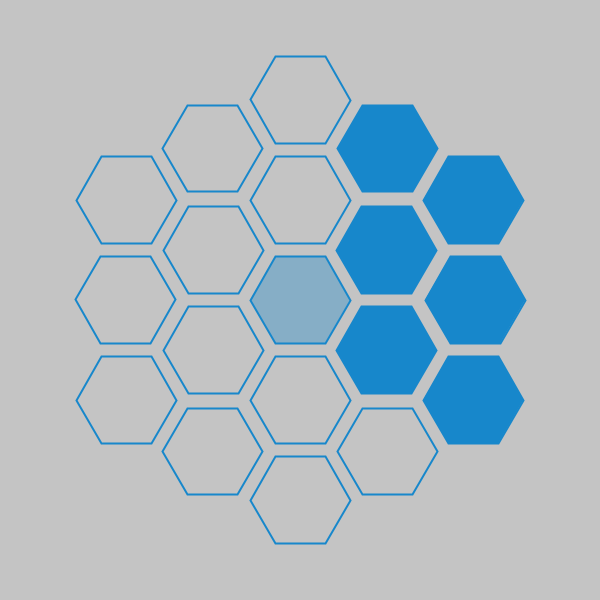
Frame 1 (no input)
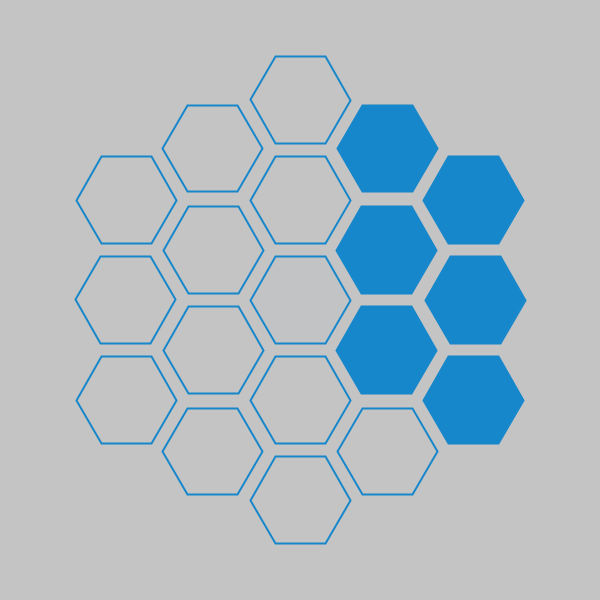
Frame 60 (the mouse pressed at the canvas centre just before this capture)
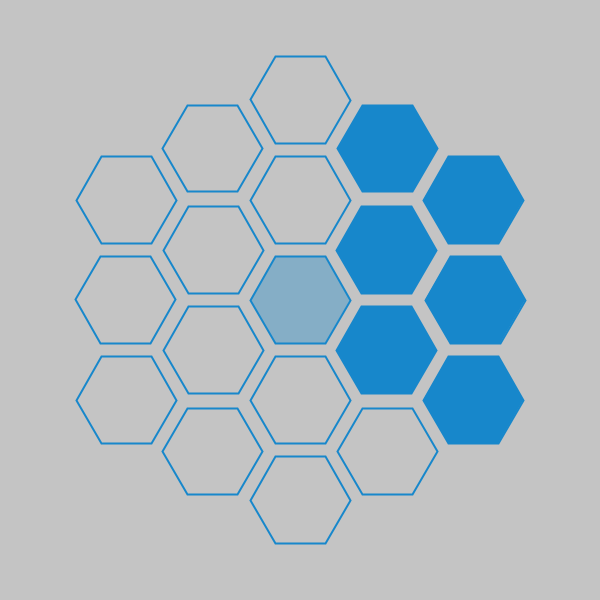
Frame 120 (the mouse held since frame 60 and released just before this capture)

The Processing sketch that drew these frames (run headless with seeded random() and noise(); from frame 60 on, the mouse is pressed at the canvas centre):

// Processing sketch: processing_93877
// ── processing_93877.pde

color c1 = #1787CB; //Primary color 1
color b1 = #C4C4C4; //Backround color 1

// Arrays of coordinates [x y]
float[][] center; //Corners of the hexagon in the center
float[][] ring1; // Centers of 6 hexagons
float[][] ring2; // Centers of 12 hexagons

float a = 0;

void setup() {
  size(600, 600);
  background(b1); 
  stroke(c1);
  noFill();
  strokeWeight(2);
  
  center = createHexagon(300, 300, 50, 0);
  ring1  = createHexagon(300, 300, 100, -30);
  
  // Ring 2 is made by combining to hexagons with different
  // rotations
  ring2  = zipHexagons(
    createHexagon(300, 300, 175, -60), 
    createHexagon(300, 300, 200, -30)
  );
}

void draw() {
  background(b1);
  
  //draw the hexagon in the center 
  int seconds = (minute() % 10) * 60 + second();
  int centervalue = (int) (map(seconds, 0, 600, 30, 255)); // 0-600 s -> 0-255 alpha channel
  centervalue *= abs(cos(radians(a))); //pulsation
  fill(c1, centervalue);
  drawHexagon(center); // zeichnen ring 1
  a += 1.5;
  
  drawRing(ring1, minute() / 10);
  drawRing(ring2, hour() % 12);
}

// Gives the coordinates of all corners  
float[][] createHexagon(float x, float y, float r, int rotation) {
  float[][] hexagon = new float[6][2]; 
  int teil = 360 / 6;
  for (int i = 0; i < 6; i++) {
    int a = teil * i; 
    hexagon[i][0] = cos(radians(a + rotation)) * r + x;
    hexagon[i][1] = sin(radians(a + rotation)) * r + y;
  } 
  return hexagon;
}

void drawHexagon(float[][] hexagon) {
  beginShape();
  for(int i = 0; i < 7; i++) {
    float x = hexagon[i % 6][0];
    float y = hexagon[i % 6][1];
    vertex(x, y);
  }
  endShape(CLOSE);
}
void drawRing(float[][] ring, int value) {
  int itemvalue;
  for(int i = 0; i < ring.length; i++) {
    if (i < value) itemvalue = 255;
    else itemvalue = 0;
    float x = ring[i][0];
    float y = ring[i][1]; 
    float[][] hexagon = createHexagon(x, y, 50, 0);
    fill(c1, itemvalue);
    drawHexagon(hexagon);
  }
}
// zips two hexagons
float[][] zipHexagons(float[][] a, float[][] b) {
  float[][] result = new float[12][2];
  for (int i = 0, j=0; i < 12; i+=2, j++) {
   result[i] = a[j];
   result[i+1] = b[j];
  }
  return result;
}
